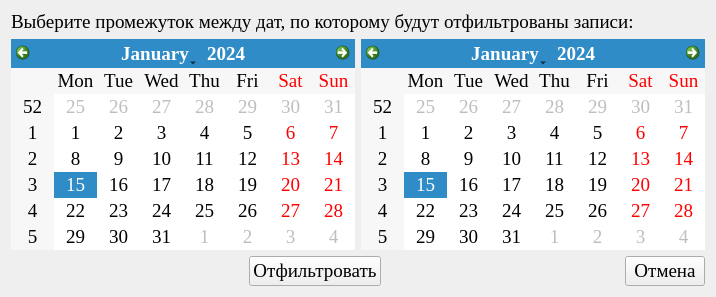
<?xml version="1.0" encoding="UTF-8"?>
<ui version="4.0">
 <class>Form</class>
 <widget class="QWidget" name="Form">
  <property name="geometry">
   <rect>
    <x>0</x>
    <y>0</y>
    <width>650</width>
    <height>273</height>
   </rect>
  </property>
  <property name="font">
   <font>
    <family>Times New Roman</family>
    <pointsize>14</pointsize>
   </font>
  </property>
  <property name="windowTitle">
   <string>Form</string>
  </property>
  <layout class="QVBoxLayout" name="verticalLayout">
   <item>
    <widget class="QLabel" name="label">
     <property name="text">
      <string>Выберите промежуток между дат, по которому будут отфильтрованы записи:</string>
     </property>
    </widget>
   </item>
   <item>
    <layout class="QHBoxLayout" name="horizontalLayout">
     <item>
      <widget class="QCalendarWidget" name="date_from"/>
     </item>
     <item>
      <widget class="QCalendarWidget" name="date_to"/>
     </item>
    </layout>
   </item>
   <item>
    <layout class="QHBoxLayout" name="horizontalLayout_2">
     <item>
      <spacer name="horizontalSpacer">
       <property name="orientation">
        <enum>Qt::Horizontal</enum>
       </property>
       <property name="sizeHint" stdset="0">
        <size>
         <width>40</width>
         <height>20</height>
        </size>
       </property>
      </spacer>
     </item>
     <item>
      <widget class="QPushButton" name="button_filter">
       <property name="text">
        <string>Отфильтровать</string>
       </property>
      </widget>
     </item>
     <item>
      <spacer name="horizontalSpacer_2">
       <property name="orientation">
        <enum>Qt::Horizontal</enum>
       </property>
       <property name="sizeHint" stdset="0">
        <size>
         <width>40</width>
         <height>20</height>
        </size>
       </property>
      </spacer>
     </item>
     <item>
      <widget class="QPushButton" name="button_exit">
       <property name="text">
        <string>Отмена</string>
       </property>
      </widget>
     </item>
    </layout>
   </item>
  </layout>
 </widget>
 <resources/>
 <connections/>
</ui>
